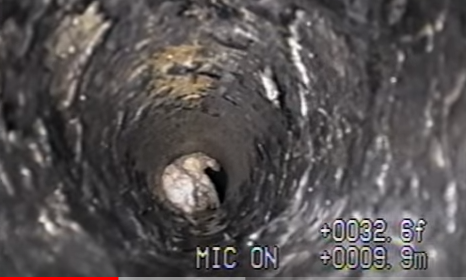
#> input picture test2.PNG, 466 x 280 px, given as the content of the folder melbournewater, which was not available
$ jupyter execute --allow-errors 'heatmap added.ipynb'   (shell and % lines are left out)   (older library calls are emulated)   (text cells are left out)
#> lines starting #> are read from the running program, lines starting #| are printed output that depends on the picture; pictures that were not available may be replaced by others from this repository, and a replacement may not be noted
[cell 1]
#!git clone https://github.com/anupamhap/mb.git

[cell 2]
import os
os.chdir("melbournewater")

[cell 3]
import csv
import matplotlib.image as mpimg
import cv2
import numpy as np
import os
import logging
import glob

[cell 4]
from keras.models import Sequential
from keras.layers import Flatten, Dense, Lambda, Dropout, Activation, Cropping2D
from keras.layers.convolutional import Convolution2D
from keras.layers.pooling import MaxPooling2D
from sklearn.model_selection import train_test_split
import sklearn

[cell 5]
width = 58
height = 58

images = []

[cell 6]
roots   = glob.glob('data/debris/*.PNG')
non_roots   = glob.glob('data/non-debris/*.PNG')
# non_roots   += glob.glob('data/non_tree/*.jpg')
print(len(roots), len(non_roots))
img=cv2.imread(roots[0])
#> img is the input picture: shape (280, 466, 3); mean B, G, R 82.9, 82.6, 87.2
print(img.shape)
#| (280, 466, 3)

[cell 7]
img_size=64
# [12 lines left out: function show3img, not called in this run]

def eq_Hist(img):
   #Histogram Equalization
   img2=img.copy()
   img2[:, :, 0] = cv2.equalizeHist(img[:, :, 0])
   img2[:, :, 1] = cv2.equalizeHist(img[:, :, 1])
   img2[:, :, 2] = cv2.equalizeHist(img[:, :, 2])
   return img2

def scale_img(img):
   img2=img.copy()
   sc_y=0.4*np.random.rand()+1.0
   img2=cv2.resize(img, None, fx=1, fy=sc_y, interpolation = cv2.INTER_CUBIC)
   c_x,c_y, sh = int(img2.shape[0]/2), int(img2.shape[1]/2), int(img_size/2)
   return img2

def crop(img, mar=0):
   c_x,c_y, sh = int(img.shape[0]/2), int(img.shape[1]/2), int(img_size/2-mar)
   return img[(c_x-sh):(c_x+sh),(c_y-sh):(c_y+sh)]

def rotate_img(img):
   c_x,c_y = int(img.shape[0]/2), int(img.shape[1]/2)
   ang = 30.0*np.random.rand()-15
   Mat = cv2.getRotationMatrix2D((c_x, c_y), ang, 1.0)
   return cv2.warpAffine(img, Mat, img.shape[:2])

def sharpen_img(img):
   gb = cv2.GaussianBlur(img, (5,5), 20.0)
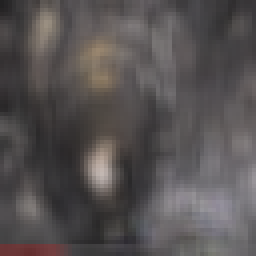
#> gb: shape (64, 64, 3) (shown 4 times larger); mean B, G, R 82.8, 82.5, 87
   return cv2.addWeighted(img, 2, gb, -1, 0)
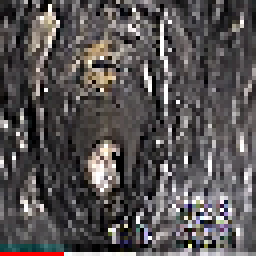
#> returned value: shape (64, 64, 3) (shown 4 times larger); mean of channels 0, 1, 2 83.3, 83, 87.4; drawn as B, G, R
#Compute linear image transformation ing*s+m
def lin_img(img,s=1.0,m=0.0):
#> called with s = 1.5, m = -63.5
   img2=cv2.multiply(img, np.array([s]))
   return cv2.add(img2, np.array([m]))

#Change image contrast; s>1 - increase
def contr_img(img, s=1.0):
   m=127.0*(1.0-s)
   return lin_img(img, s, m)

def transform_img(img):
   img2=sharpen_img(img)
   img2=crop(img2,3)
   img2=contr_img(img2, 1.5)
   return eq_Hist(img2)

def augment_img(img):
   img=contr_img(img, 1.8*np.random.rand()+0.2)
   img=rotate_img(img)
   img=scale_img(img)
   return transform_img(img)

[cell 8]
X_train_aug_roots = []
y_train_aug = []

def create_data(n=10):
   for i in range(len(roots)):
       img=cv2.imread(roots[i])
       img=cv2.resize(img, (64, 64))
       X_train_aug_roots.append(transform_img(img))
       y_train_aug.append(1)
       #Generate n new images out of each input image
       for j in range(n):
           X_train_aug_roots.append(augment_img(img))
           y_train_aug.append(1)
#> this loop made 7 passes
#> pass 1, in scale_img, `img2=cv2.resize(img, None, fx=1, fy=sc_y, interpolation = cv2.INTER_CU..`:
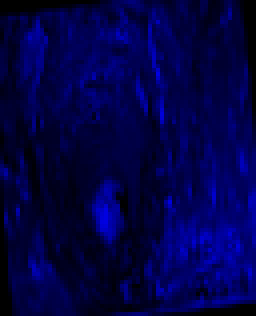
#> img2: shape (79, 64, 3) (shown 4 times larger); mean of channels 0, 1, 2 71.8, 0, 0; drawn as B, G, R
#> after the loop, X_train_aug_roots = 8 items; y_train_aug = [1, 1, 1, 1, 1, 1, 1, 1]
   print("Total number of images in the augmented dataset = ", len(X_train_aug_roots))
#| Total number of images in the augmented dataset =  8

create_data(7)

[cell 9]
def create_data(n=10):
#> called with n = 7
   for i in range(len(non_roots)):
       img=cv2.imread(non_roots[i])
       img=cv2.resize(img, (64, 64))
       X_train_aug_roots.append(transform_img(img))
       y_train_aug.append(0)
       #Generate n new images out of each input image
       for j in range(n):
           X_train_aug_roots.append(augment_img(img))
           y_train_aug.append(0)
#> this loop made 7 passes
#> pass 1, in lin_img (call 17), `img2=cv2.multiply(img, np.array([s]))`:
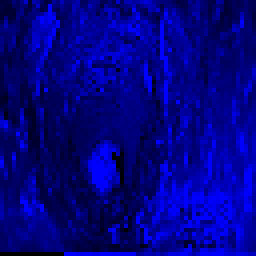
#> img2: shape (64, 64, 3) (shown 4 times larger); mean B, G, R 134, 0, 0
#> pass 1, in augment_img (call 8), `img=rotate_img(img)`:
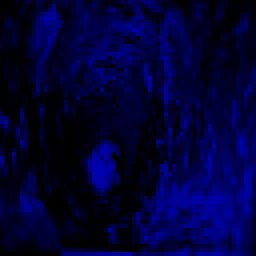
#> img: shape (64, 64, 3) (shown 4 times larger); mean of channels 0, 1, 2 55.3, 0, 0; drawn as B, G, R
#> pass 1, in scale_img (call 8), `img2=cv2.resize(img, None, fx=1, fy=sc_y, interpolation = cv2.INTER_CU..`:
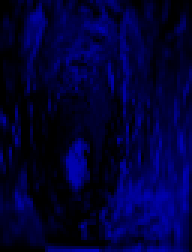
#> img2: shape (84, 64, 3) (shown 3 times larger); mean of channels 0, 1, 2 55.3, 0, 0; drawn as B, G, R
#> after the loop, X_train_aug_roots = 16 items; y_train_aug = [1, 1, 1, 1, 1, 1, 1, 1, 0, 0, 0, 0, 0, 0, 0, 0]
   print("Total number of images in the augmented dataset = ", len(X_train_aug_roots))
#| Total number of images in the augmented dataset =  16

create_data(7)

[cell 10]
print(len(roots))
print(X_train_aug_roots[0].shape)
#| (58, 58, 3)

[cell 11]
for i in range(len(roots)):
     img=cv2.imread(roots[i])
     img=cv2.resize(img, (58, 58))
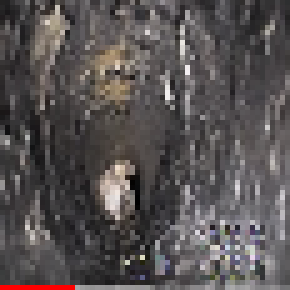
#> img: shape (58, 58, 3) (shown 5 times larger); mean B, G, R 83, 82.8, 87.8
     X_train_aug_roots.append(img)
     y_train_aug.append(1)

for i in range(len(non_roots)):
     img=cv2.imread(non_roots[i])
     img=cv2.resize(img, (58, 58))
     X_train_aug_roots.append(img)
     y_train_aug.append(0)

print(len(y_train_aug))
#| 18

[cell 12]
activation = 'relu'
dropout = 1

def model(dshape):

    seq_model = Sequential()

    seq_model.add(BatchNormalization(input_shape=(dshape[0], dshape[1], dshape[2])))
    seq_model.add(Conv2D(24, (5, 5), padding='valid',
                  activation=activation, strides=(2, 2)))

    seq_model.add(Conv2D(36, (5, 5), padding='valid', activation=activation, strides=(2, 2)))
    seq_model.add(Dropout(0.6))
    seq_model.add(Conv2D(48, (5, 5), padding='valid', activation=activation, strides=(2, 2)))
    seq_model.add(Dropout(0.6))
    seq_model.add(Conv2D(64, (3, 3), padding='valid', activation=activation))
    seq_model.add(Dropout(0.6))
#   seq_model.add(Conv2D(64, (3, 3), padding='valid', activation=activation))
    seq_model.add(Flatten())
    seq_model.add(Dropout(0.6))
    seq_model.add(Dense(100, activation=activation))
    seq_model.add(Dropout(0.5))
    seq_model.add(Dense(50, activation=activation))
    seq_model.add(Dropout(0.3))
    seq_model.add(Dense(10, activation=activation))
    seq_model.add(Dense(1, activation='sigmoid'))
    seq_model.compile(loss='binary_crossentropy', optimizer=adam(), metrics=['accuracy'])
    seq_model.summary()

    return seq_model

[cell 13]
from sklearn.utils import shuffle
from keras.utils.data_utils import Sequence

images, labels = shuffle(X_train_aug_roots, y_train_aug)
#> images = 18 items; labels = [0, 0, 0, 0, 0, 0, 1, 1, 0, 1, 1, 1, 1, 1, 0, 0, 1, 1]

[cell 14]
for i in range(len(X_train_aug_roots)):
  if(X_train_aug_roots[i].shape[2]!=3):
    print(X_train_aug_roots[i].shape)
#> this loop made 18 passes

[cell 15]
images = np.asarray(images)
labels = np.asarray(labels)
#> labels = 18 values, max 1 at index 6, min 0 at index 0, mean 0.5
print(images.dtype, images.shape)
#| uint8 (18, 58, 58, 3)
print(type(images))
#| <class 'numpy.ndarray'>
print(labels)
#| [0 0 0 0 0 0 1 1 0 1 1 1 1 1 0 0 1 1]

[cell 16]
from keras.models import Sequential
from keras.layers import Dense, Flatten, Conv2D, Dropout
from keras.layers.normalization import BatchNormalization
from keras.optimizers import adam
#from keras.utils.data_utils import Sequence

#> (the rest of this cell did not finish here and is left out)


#> (a cell that did not finish here is left out)

[cell 18]
# [9 lines left out: function save_keras_model, not called in this run]

#> (a cell that did not finish here is left out)

[cell 20]
from google.colab import files


files.download('kerasmodel.h5')
files.download('kerasmodel.json')

[cell 21]
from keras.models import model_from_json
model_path = 'kerasmodel'

#> (the rest of this cell did not finish here and is left out)

[cell 22]
def find_roots(img, ystart, ystop, scale, pix_per_cell,cell_per_block):#, svc, X_scaler, orient, pix_per_cell, cell_per_block,color_space,spatial_size, hist_bins):

#> called with ystart = 30, ystop = 270, scale = 3, pix_per_cell = 8, cell_per_block = 2
    boxes=[]

    draw_img = np.copy(img)
#     img = img.astype(np.float32)/255

    img_tosearch = img[ystart:ystop,:,:]
#     ctrans_tosearch = hp.convert_color(img_tosearch, conv=color_space)
    ctrans_tosearch = img_tosearch
    if scale != 1:
        imshape = ctrans_tosearch.shape
#> imshape = (240, 466, 3)
        ctrans_tosearch = cv2.resize(ctrans_tosearch, (np.int(imshape[1]/scale), np.int(imshape[0]/scale)))

    ch1 = ctrans_tosearch[:,:,0]
    ch2 = ctrans_tosearch[:,:,1]
    ch3 = ctrans_tosearch[:,:,2]
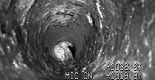
#> ch3: shape (80, 155); min 0, max 255, mean 87.2

    # Define blocks and steps as above
    nxblocks = (ch1.shape[1] // pix_per_cell) - cell_per_block + 1
#> nxblocks = 18
    nyblocks = (ch1.shape[0] // pix_per_cell) - cell_per_block + 1
#> nyblocks = 9
#     nfeat_per_block = orient*cell_per_block**2

    # 64 was the orginal sampling rate, with 8 cells and 8 pix per cell
    window = 64
    nblocks_per_window = (window // pix_per_cell) - cell_per_block + 1
    cells_per_step = 2  # Instead of overlap, define how many cells to step
    nxsteps = (nxblocks - nblocks_per_window) // cells_per_step + 1
#> nxsteps = 6
    nysteps = (nyblocks - nblocks_per_window) // cells_per_step + 1
#> nysteps = 2
    print(nxsteps)
#| 6

#     # Compute individual channel HOG features for the entire image
#     hog1 = get_hog_features(ch1, orient, pix_per_cell, cell_per_block, feature_vec=False)
#     hog2 = get_hog_features(ch2, orient, pix_per_cell, cell_per_block, feature_vec=False)
#     hog3 = get_hog_features(ch3, orient, pix_per_cell, cell_per_block, feature_vec=False)

    for xb in range(nxsteps):
        for yb in range(nysteps):
            ypos = yb*cells_per_step
            xpos = xb*cells_per_step
            # [6 lines of commented-out code are left out]
            xleft = xpos*pix_per_cell
            ytop = ypos*pix_per_cell

            # Extract the image patch
            subimg = cv2.resize(ctrans_tosearch[ytop:ytop+window, xleft:xleft+window], (58,58))
# [10 lines of commented-out code are left out]
            test_prediction = round(inf_model.predict(np.expand_dims(subimg, 0))[0, 0])
#             print(test_prediction)
#             test_prediction = svc.predict(test_features)

            if test_prediction == 1.0:
                xbox_left = np.int(xleft*scale)
                ytop_draw = np.int(ytop*scale)
                win_draw = np.int(window*scale)
                boxes.append(((xbox_left, ytop_draw+ystart),(xbox_left+win_draw,ytop_draw+win_draw+ystart)))
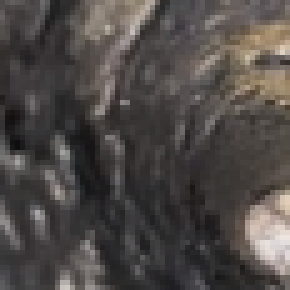
#> subimg: shape (58, 58, 3) (shown 5 times larger); mean B, G, R 71.7, 73.8, 78.8
#> after the loop, boxes = []
                #boxes.append(((xbox_left, ytop_draw+ystart),(xbox_left+win_draw,ytop_draw+win_draw+ystart))#,(0,0,255),6))
                #cv2.rectangle(draw_img,(xbox_left, ytop_draw+ystart),(xbox_left+win_draw,ytop_draw+win_draw+ystart),(0,0,255),6)

    return boxes

[cell 23]
# [9 lines left out: function draw_boxes, not called in this run]

[cell 24]
import matplotlib.pyplot as plt
ystart = 30
ystop = 270
scale = 3
pix_per_cell=8
cell_per_block=2
test_images=glob.glob('test/*.PNG')
print(test_images)
#> (the rest of this cell did not finish here and is left out)

[cell 25]
os.chdir("..")
# !git pull origin melbournewater
# git pull origin experiment
# !git clone https://github.com/shreyasrivastava17/test.git

[cell 26]
import matplotlib.pyplot as plt
img = cv2.imread("test1.PNG")
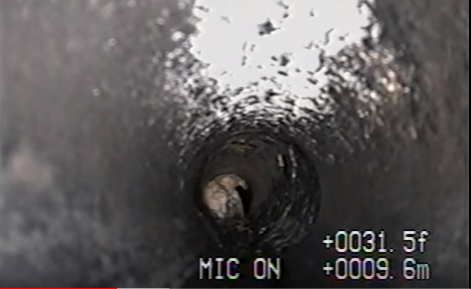
#> input picture test1.PNG, 471 x 289 px
#> img is the input picture: shape (289, 471, 3); mean B, G, R 91.7, 90.9, 94.5
print(img.shape)
#| (289, 471, 3)
plt.imshow(img)
# cv2.imshow('image',img)

[cell 27]
os.chdir("test")

[cell 28]
im = mpimg.imread( "data/non_tree/1.JPG")
im = cv2.resize(im,(58,58))
#> im: shape (58, 58, 4) float32
#> (the rest of this cell did not finish here and is left out)
